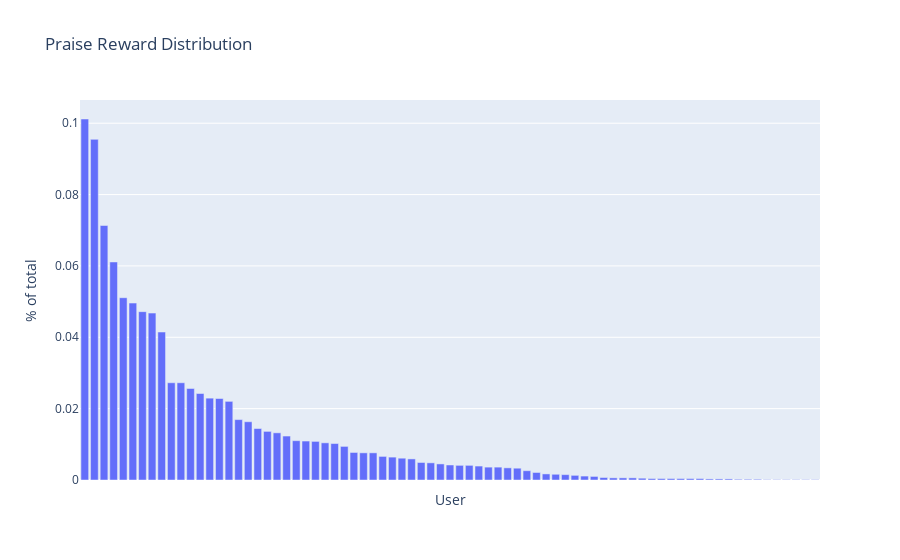

The notebook cell this image was saved under:
### Markdown cell above
### Praise Reward Distribution

We can also take a look at the distribution of the received praise rewards

### Code cell
pr_distribution = praise_by_user[['IDENTITY', 'PERCENTAGE']].sort_values(by=['PERCENTAGE'], ascending=False)

fig_pr_distribution = px.bar(pr_distribution, x='IDENTITY', y='PERCENTAGE', labels={"IDENTITY": "User","PERCENTAGE": "% of total"}, title="Praise Reward Distribution")#.opts(width=800, height=500, title='SourceCred Distribution', xlabel='Value', ylabel='% of Total', xaxis='bare')
fig_pr_distribution.update_xaxes(showticklabels=False)

fig_pr_distribution.show()

### Figure 1 — Plotly figure (JSON) as saved in the notebook; plotly's stock layout.template omitted (floating-point values rounded to 4 significant figures)
{"data": [{"alignmentgroup": "True", "hovertemplate": "User=%{x}<br>% of total=%{y}<extra></extra>", "legendgroup": "", "marker": {"color": "#636efa", "pattern": {"shape": ""}}, "name": "", "offsetgroup": "", "orientation": "v", "showlegend": false, "textposition": "auto", "type": "bar", "x": ["griff (💜, 💜)", "liviade", "natesuits", "sem  🐝", "divine_comedian", "karmaticacid", "acidlazzer", "nuggan", "markop", "suga", "iviangita", "chuygarcia.eth", "mount manu", "anna-marie", "ygg_anderson", "tam2140", "vitor marthendal", "alp", "dan knobelsdorf", "vyvy-vi", "🐙 octopus", "freshelle", "jeffemmett", "juankbell", "mheuer", "jukren", "zeptimus", "jessicazartler", "solsista", "david (please dyor...)", "oddname", "akrtws (te academy)", "amwfund", "innov8tor3", "mateodaza", "sacha 🐝", "letty", "lescanore", "durgadas", "barnabe", "eduardovegap", "kristofer", "nic", "santigs", "pat ✨", "gruad", "kris", "fahern", "ekeneodigwe", "mz", "elessar.eth", "storypup", "zer8🧠", "cmd burrito", "metaverde", "solarmkd", "vicente.eth", "nathalia", "wen", "gary latta", "joseacabrerav", "d8n1", "mehighcb", "bk", "piedra de mar", "patriacaelum (austin)", "justinkalland", "xm3van", "atotsm", "huxwell", "pronoia🐙🦘", "kz flyer", "lewwwk", "bends", "pavl", "satorid", "theobtl"], "xaxis": "x", "y": [0.1012, 0.09547, 0.07133, 0.06111, 0.05109, 0.04959, 0.04718, 0.04678, 0.04147, 0.02725, 0.02725, 0.02565, 0.02424, 0.02294, 0.02284, 0.02204, 0.01693, 0.01633, 0.01443, 0.01362, 0.01322, 0.01232, 0.01102, 0.01092, 0.01082, 0.01042, 0.01022, 0.009417, 0.007714, 0.007614, 0.007614, 0.006612, 0.006412, 0.006111, 0.005911, 0.004909, 0.004809, 0.004508, 0.004208, 0.004107, 0.004107, 0.003907, 0.003606, 0.003606, 0.003406, 0.003306, 0.002605, 0.002104, 0.001703, 0.001603, 0.001503, 0.001302, 0.001102, 0.001002, 0.0007013, 0.0006011, 0.0006011, 0.0006011, 0.0005009, 0.0004007, 0.0004007, 0.0004007, 0.0004007, 0.0004007, 0.0004007, 0.0003005, 0.0003005, 0.0003005, 0.0002004, 0.0002004, 0.0002004, 0.0001002, 0.0001002, 0.0001002, 0.0001002, 0.0001002, 0.0001002], "yaxis": "y"}], "layout": {"barmode": "relative", "legend": {"tracegroupgap": 0}, "title": {"text": "Praise Reward Distribution"}, "xaxis": {"anchor": "y", "domain": [0, 1], "showticklabels": false, "title": {"text": "User"}}, "yaxis": {"anchor": "x", "domain": [0, 1], "title": {"text": "% of total"}}}}
